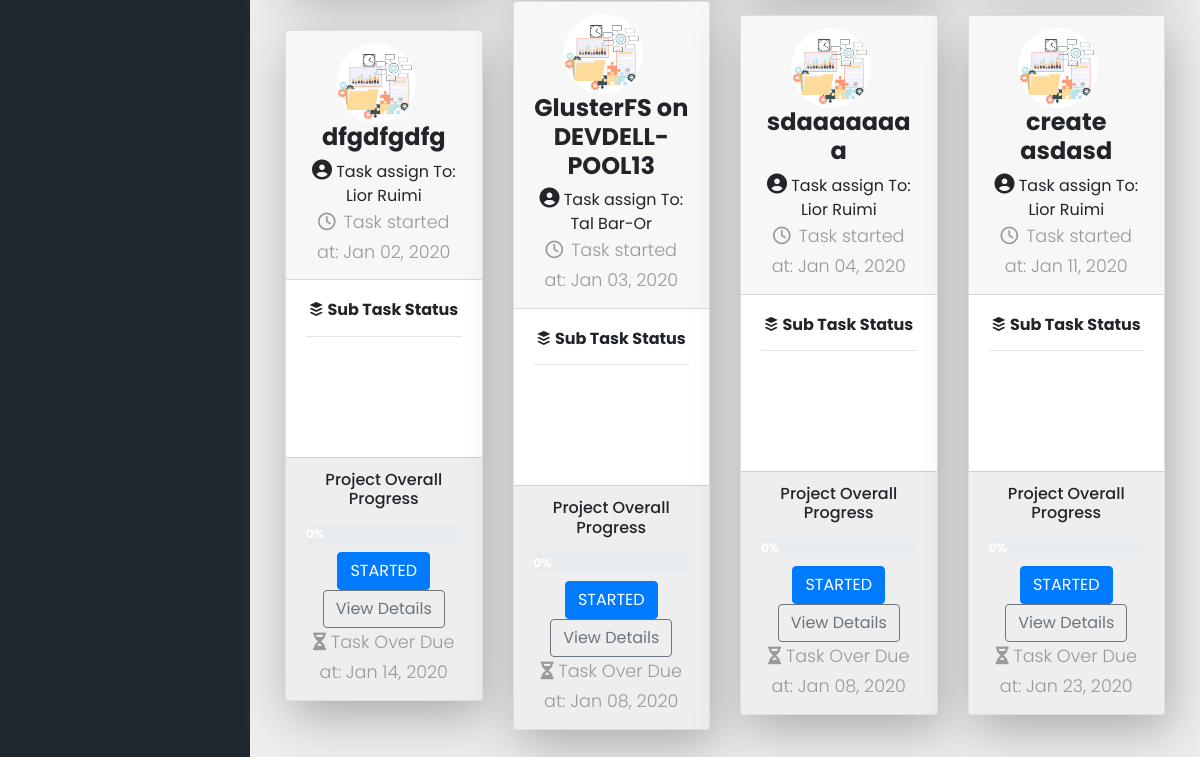
The app's page /task_view/ (lower part), older data.
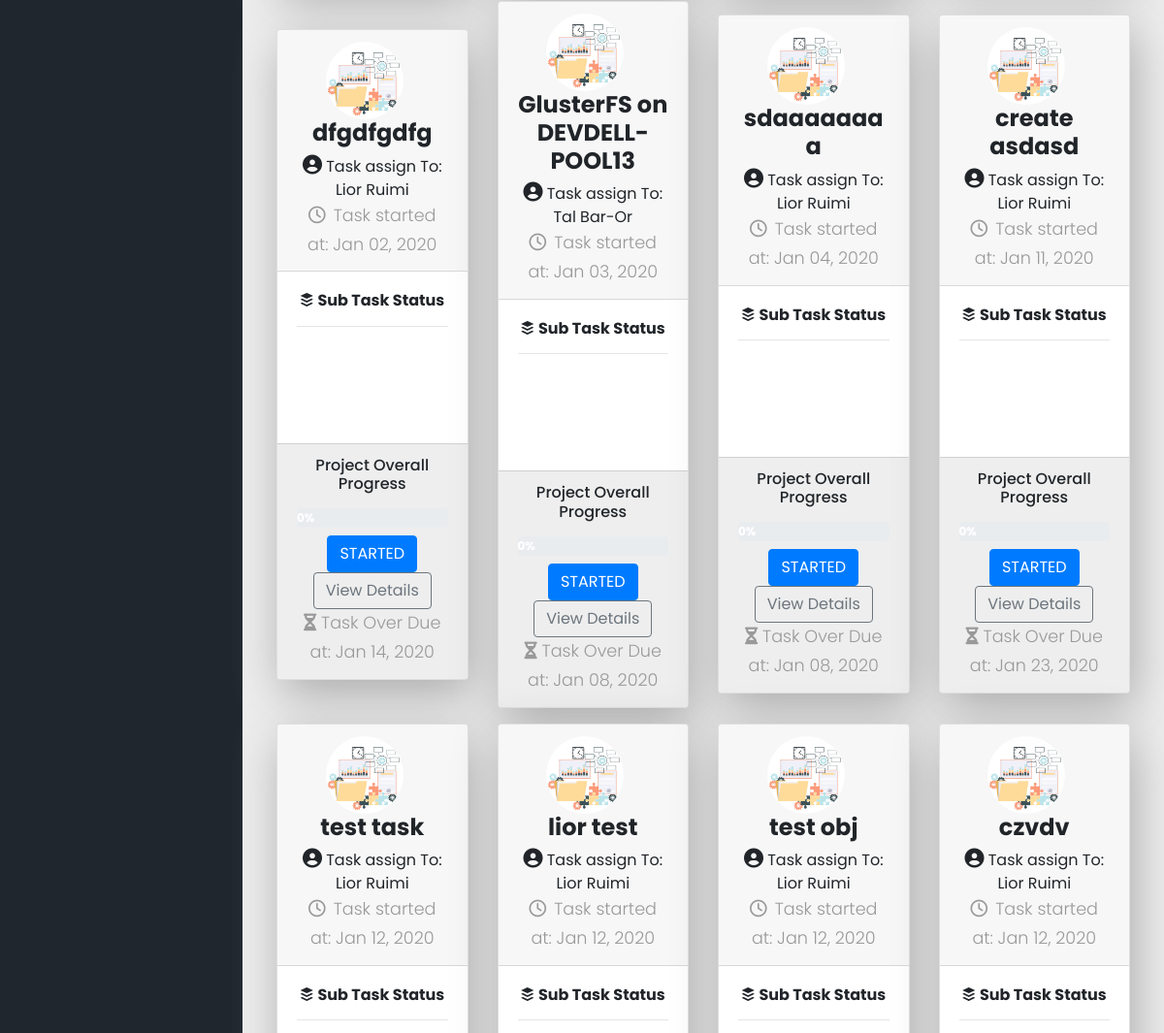
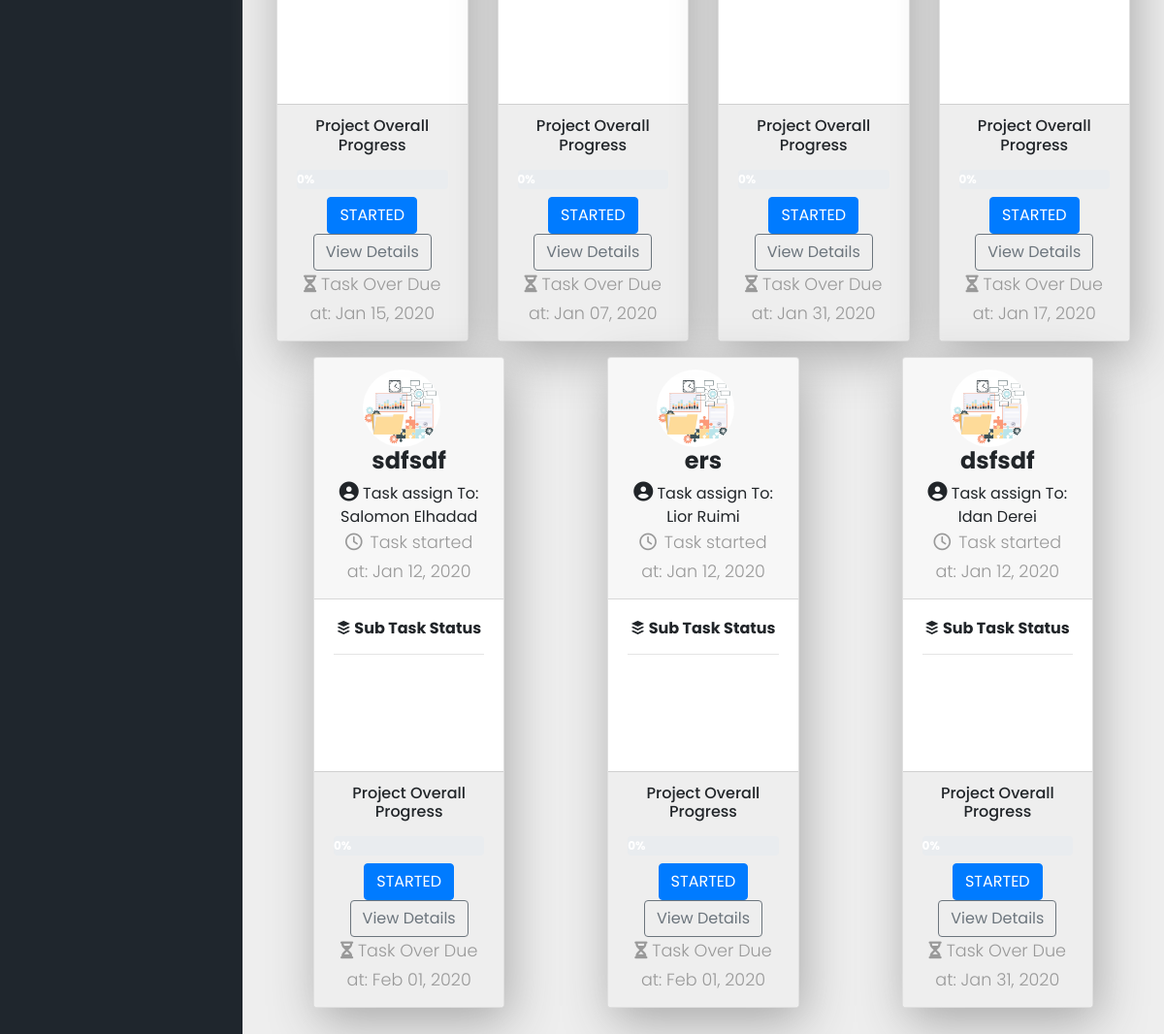
The same page, newer data (2 pictures, top to bottom).
### ittasks/models.py (models this page shows, shortened)
class MainTask(models.Model):
    task_title = models.CharField(max_length=200)
    global_task_info = models.TextField(max_length=500,default=None)
    complete = models.BooleanField(default=False)
    overall_precent_complete = models.PositiveIntegerField(default=0)
    created_at = models.DateTimeField(default=datetime.datetime.now())
    updated_at = models.DateTimeField(default=datetime.datetime.now())
    due_date = models.DateTimeField(default=datetime.datetime.now())
    task_location = models.CharField(max_length=400, blank=True, null=True)
    global_task_assign = models.ForeignKey(UserProfile, on_delete=models.CASCADE, related_name="global_task_assign",default=1)
    TASK_STATUS_CHOICES = [
    ('ST', 'STARTED'),
    ('NS', 'NOT STARTED'),
    ('IP', 'IN PROGRESS'),
    ('PA', 'PAUSED'),
    ('CO', 'COMPLETED'),
    ]
    task_status = models.CharField(max_length=2,choices=TASK_STATUS_CHOICES,default='NOT STARTED')

class UserProfile(AbstractBaseUser):
    email = models.EmailField(verbose_name="email", max_length=60, unique=True)
    username = models.CharField(max_length=30, unique=True)
    first_name = models.CharField(max_length=30, unique=False)
    family_name = models.CharField(max_length=50, unique=False)
    date_joined = models.DateTimeField(verbose_name='date joined', auto_now_add=True)
    last_login = models.DateTimeField(verbose_name='last login', auto_now=True)
    is_admin = models.BooleanField(default=False)
    is_active = models.BooleanField(default=True)
    is_staff = models.BooleanField(default=False)
    is_superuser = models.BooleanField(default=False)
    profile_image = models.ImageField(upload_to='images/', default='images/def_user.png')
    teams_link = models.URLField(blank = True, max_length=200)
    mobile_phone = models.CharField(max_length=16, blank=True)
    user_location = models.CharField(max_length=80, blank=True)
    USERNAME_FIELD = 'email'
    REQUIRED_FIELDS = ['username']
    objects = MyAccountManager()

### ittasks/views.py (the view)
# urls.py: path("task_view/", TaskView.as_view(), name="task_view"),
class TaskView(TemplateView):
    template_name = "tasks_view.html"
    def get_context_data(self, **kwargs):
        context = super(TaskView, self).get_context_data(**kwargs)
        context['objtasks'] = MainTask.objects.all()
        return context

### ittasks/templates/tasks_view.html (shortened to what this page needs)
{% extends 'base.html'%}
{% load static from static %}
{% block content %}
    <link href="{% static 'css/tasks_view_style.css' %}" rel="stylesheet">
    <link href="{% static 'css/dataTables.bootstrap4.min.css' %}" rel="stylesheet">
    <section class="tasks-view">
      <div class="container-fluid" id="myGroup">
      <div class="collapse show" id="collapseSelector" data-parent="#myGroup">
        <div class="row justify-content-around align-items-center">
          {% if objtasks %}
        {% for tsobj  in objtasks %}
           <div class="col-xl-3 col-lg-4 col-sm-8 rotate">
            <div class="card text-center mb-3 book-card mx-auto">
                <div class="card-header">
                    <div>
    <img src="{% static 'img/pm-design.png' %}" class="rounded-circle mr-3" height="80px" width="80px" alt="avatar">
                        <h4 class="card-title font-weight-bold mb-2">{{tsobj.task_title}}</h4>
                        <i class="fas fa-user-circle" style="font-size:20px;"></i>   Task assign To: {{tsobj.global_task_assign.first_name}} {{tsobj.global_task_assign.family_name}}</li>
                        <p class="card-text"><i class="far fa-clock pr-2"></i>Task started at: {{tsobj.created_at | date:"M d, Y" }}</p>
                      </div>
                </div>
                <div class="card-body">
                  <h6 class=""><span><i class="fab fa-buffer"></i></span> <strong>Sub Task Status</strong> </h6>
                  <hr>
                </div>
                <div class="card-footer">
                    <h6 class="mb-3">Project Overall Progress</h6>
                    <div class="progress mb-2" style="height: 20px">
                      <div class="progress-bar progress-bar-striped font-weight-bold bg-info" style="width: {{tsobj.overall_precent_complete}}%">
                         {{tsobj.overall_precent_complete}}%
                      </div>
                    </div>
                    {% if tsobj.get_task_status_display == 'STARTED' or tsobj.get_task_status_display == 'IN PROGRESS' %}
                      <button type="button" class="btn btn-primary text-white">{{tsobj.get_task_status_display}}</button>
                    {% elif tsobj.get_task_status_display == 'NOT STARTED' %}
                      <button type="button" class="btn btn-warning text-white">{{tsobj.get_task_status_display}}</button>
                    {% elif tsobj.get_task_status_display == 'PAUSED' %}
                      <button type="button" class="btn btn-danger text-white">{{tsobj.get_task_status_display}}</button>
                    {% elif tsobj.get_task_status_display == 'COMPLETED' %}
                      <button type="button" class="btn btn-success text-white">{{tsobj.get_task_status_display}}</button>
                    {% endif %}
                    <button type="button" class="btn btn-outline-secondary"><a href="#"> View Details</a></button>
                    <p class="card-text"><i class="fas fa-hourglass-half"></i> Task Over Due at: {{tsobj.due_date | date:"M d, Y" }}</p>
                </div>
              </div>
          </div>
   {% endfor %}
   {% endif %}
        </div>
      </div>
    </div>
    </section>
   {% endblock content %}

### ittasks/templates/base.html (shortened to what this page needs)
{% load static %}
<!DOCTYPE html>
<html>
<head>
    <link rel="stylesheet" href="https://stackpath.bootstrapcdn.com/bootstrap/4.1.0/css/bootstrap.min.css">
    <link rel="stylesheet" href="{% static 'css/base.css' %}">
    <link rel="stylesheet" href="https://cdn.materialdesignicons.com/4.5.95/css/materialdesignicons.min.css">
    <link rel="stylesheet" href="https://cdnjs.cloudflare.com/ajax/libs/jquery-datetimepicker/2.5.20/jquery.datetimepicker.css" />
</head>
<body>
    <div class="wrapper">
        <nav id="sidebar">
        </nav>
        <div id="content">
            <{% block content %}
            {% endblock content %}
        </div>
    </div>
</body>
</html>

### static/css/base.css (style rules this page uses)
body { font-family: 'Poppins', sans-serif; background: #eeeeee; }
p { font-family: 'Poppins', sans-serif; font-size: 1.1em; font-weight: 300; line-height: 1.7em; color: #999; }
a, a:hover, a:focus { color: inherit; text-decoration: none; transition: all 0.3s; }
.wrapper { display: flex; align-items: stretch; }
#sidebar { min-width: 250px; max-width: 250px; background: #1F262D; color: #fff; transition: all 0.3s; padding-top: 72px; }
#content { width: 100%; padding: 20px; min-height: 100vh; transition: all 0.3s; }
.card-footer { background-color: #EEE; }

### static/css/tasks_view_style.css (style rules this page uses)
.book-card { position: relative; box-shadow: 5px 15px 50px #aaa; max-width: 420px; overflow: hidden; transition: all .8s; }
.rotate { perspective: 100rem; }

Row changes from the older to the newer data that the page shows:
added MainTask: task_title "test task", global_task_assign.first_name "Lior", global_task_assign.family_name "Ruimi", created_at "Jan 12, 2020", overall_precent_complete "0", task_status "STARTED", due_date "Jan 15, 2020"
added MainTask: task_title "lior test", global_task_assign.first_name "Lior", global_task_assign.family_name "Ruimi", created_at "Jan 12, 2020", overall_precent_complete "0", task_status "STARTED", due_date "Jan 07, 2020"
added MainTask: task_title "test obj", global_task_assign.first_name "Lior", global_task_assign.family_name "Ruimi", created_at "Jan 12, 2020", overall_precent_complete "0", task_status "STARTED", due_date "Jan 31, 2020"
added MainTask: task_title "czvdv", global_task_assign.first_name "Lior", global_task_assign.family_name "Ruimi", created_at "Jan 12, 2020", overall_precent_complete "0", task_status "STARTED", due_date "Jan 17, 2020"
added MainTask: task_title "sdfsdf", global_task_assign.first_name "Salomon", global_task_assign.family_name "Elhadad", created_at "Jan 12, 2020", overall_precent_complete "0", task_status "STARTED", due_date "Feb 01, 2020"
added MainTask: task_title "ers", global_task_assign.first_name "Lior", global_task_assign.family_name "Ruimi", created_at "Jan 12, 2020", overall_precent_complete "0", task_status "STARTED", due_date "Feb 01, 2020"
added MainTask: task_title "dsfsdf", global_task_assign.first_name "Idan", global_task_assign.family_name "Derei", created_at "Jan 12, 2020", overall_precent_complete "0", task_status "STARTED", due_date "Jan 31, 2020"
